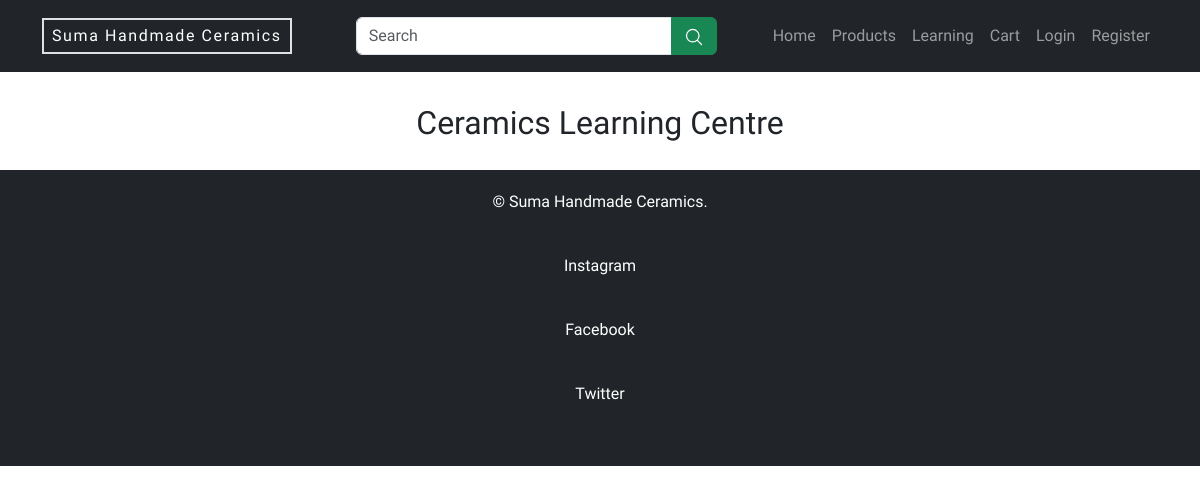
/learning.php, run on an earlier commit of the app's database.
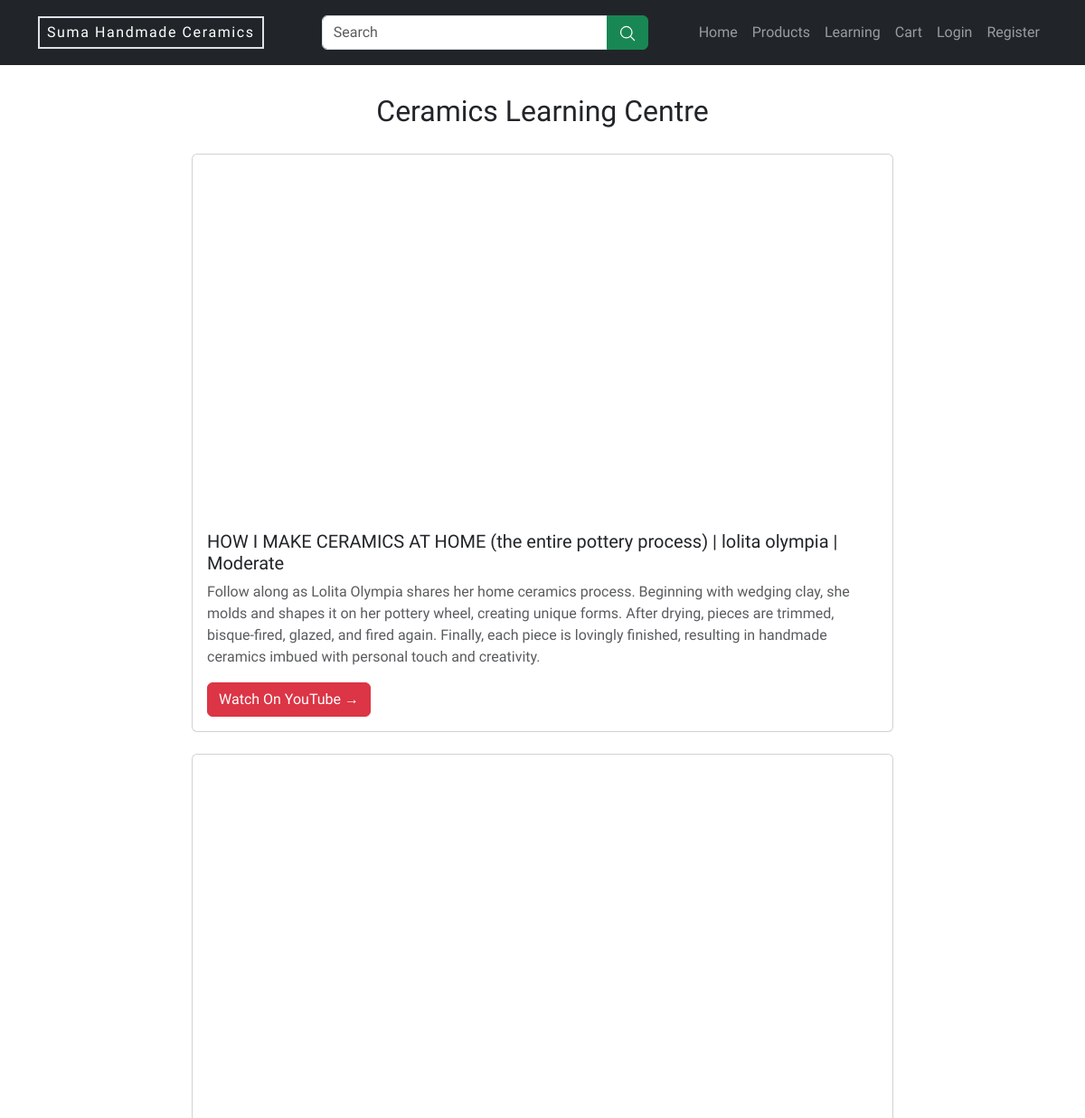
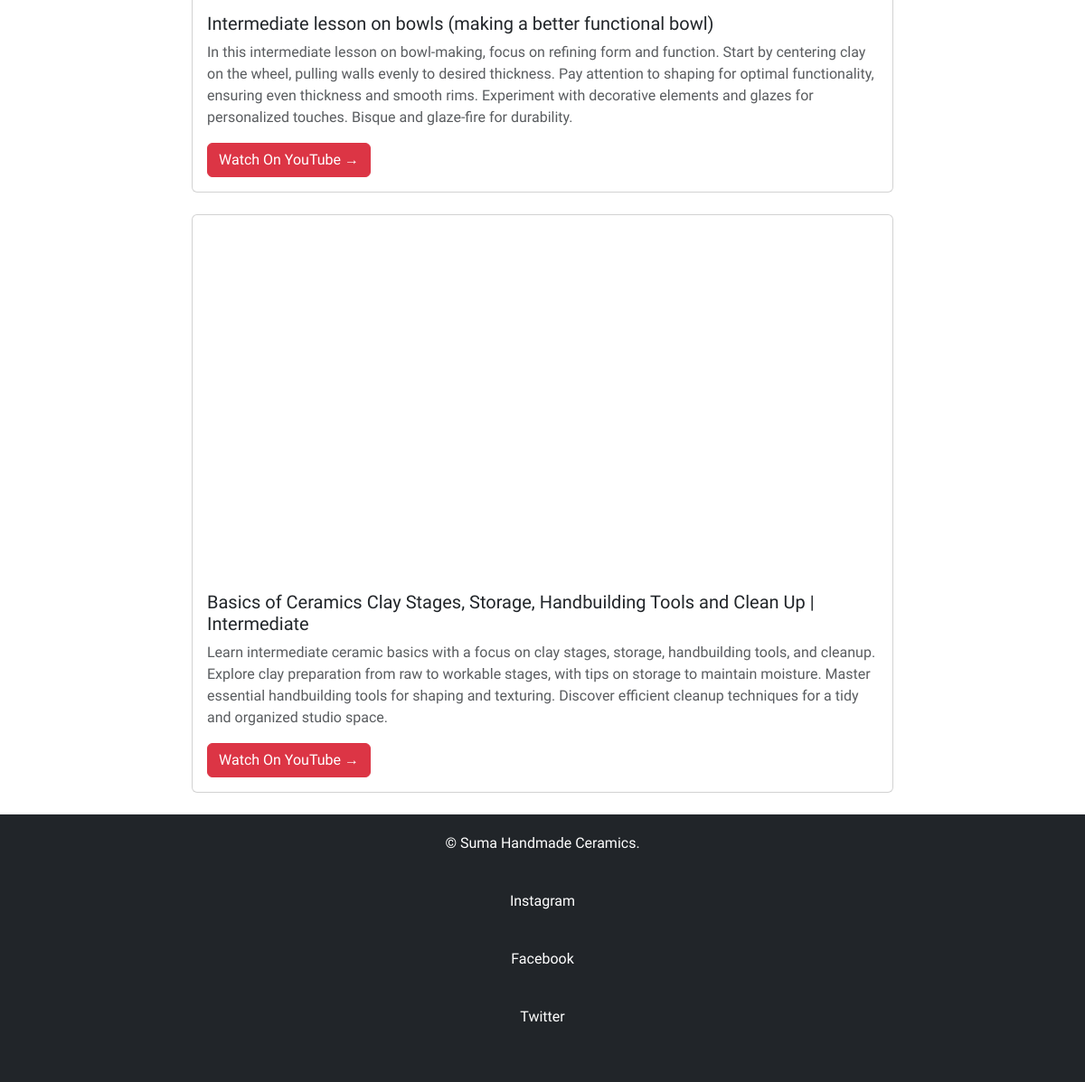
And on a later commit of the database (2 pictures, top to bottom).
### tables this page shows
CREATE TABLE videos (
    id INTEGER PRIMARY KEY AUTO_INCREMENT,
    video_link VARCHAR(255) NOT NULL,
    title VARCHAR(255) NOT NULL,
    description TEXT NOT NULL
);

### classes/db_conn.php (called while the page is built, shortened)
<?php
class DatabaseConn
{
    private $pdo;
    function __construct()
    {
        $pdo = new PDO("mysql:host=".DATABASE_HOST.";dbname=".DATABASE_NAME, DATABASE_USER, DATABASE_PASSWORD)
        or
        die('Database Error Occured');
        $this->pdo = $pdo;
    }
    function get_db_conn(){
        return $this->pdo;
    }
}
?>

### classes/video.php (called while the page is built, shortened)
<?php
class Video
{
    private $db;
    public function __construct(PDO $pdo)
    {
        $this->db = $pdo;
    }
    public function get_all_videos()
    {
        $stmt = $this->db->query("SELECT * FROM videos ORDER BY id ASC;");
        return $stmt->fetchAll();
    }
}

### learning.php (the view, shortened to what this page needs)
<?php
include("classes/db_conn.php");
include("classes/video.php");
$db_conn = new DatabaseConn();
$video = new Video($db_conn->get_db_conn());
$videos = $video->get_all_videos();
include("includes/header.php");
?>
<div class="container col-md-8 mt-5">
        <div class="mb-4 text-center">
        <h2 class="mb-3 pb-1">Ceramics Learning Centre</h2>
        </div>
      <?php foreach($videos as $video): ?>
        <div class="card mb-4">
            <iframe class="card-img-top" height="400" src="<?php echo $video['video_link']; ?>"></iframe>
                <div class="card-body">
                <h5 class="card-title"><?php echo $video['title']; ?></h5>
                <p class="card-text text-muted"><?php echo $video['description']; ?></p>
                <a href="https://www.youtube.com/watch?v=<?php echo basename(parse_url($video['video_link'], PHP_URL_PATH)); ?>"
                target="_blank" class="btn btn-danger">
                    Watch On YouTube &RightArrow;
                </a>
            </div>
        </div>
      <?php endforeach; ?>
</div>
<?php include("includes/footer.php"); ?>

### includes/header.php (shortened to what this page needs)
<!DOCTYPE html>
<html lang="en">
<head>
    <link rel="stylesheet" href="css/bootstrap.css">
</head>
<body>
    <nav class="navbar navbar-expand-lg navbar-dark bg-dark fixed-top py-3">
        <div class="container">
            <a class="navbar-brand border border-2 px-2 py-1 fs-6" style="letter-spacing: 0.1rem;" href="/">Suma Handmade Ceramics</a>
            <div class="collapse navbar-collapse" id="navbar-nav">
                <form method="GET" action="products.php" class="input-group px-lg-5 mt-3 mt-lg-0">
                    <input type="search" class="form-control" placeholder="Search" name="search">
                    <button class="btn btn-success" type="button">
                    <svg class="text-white" width="20" height="20" xmlns="http://www.w3.org/2000/svg" fill="none" viewBox="0 0 24 24" stroke-width="1.5" stroke="currentColor">
                        <path stroke-linecap="round" stroke-linejoin="round" d="m21 21-5.197-5.197m0 0A7.5 7.5 0 1 0 5.196 5.196a7.5 7.5 0 0 0 10.607 10.607Z" />
                        </svg>
                    </button>
                </form>
                <ul class="navbar-nav ms-auto">
                    <li class="nav-item">
                        <a class="nav-link" href="index.php">Home</a>
                    </li>
                    <li class="nav-item">
                        <a class="nav-link" href="products.php">Products</a>
                    </li>
                    <li class="nav-item">
                        <a class="nav-link" href="learning.php">Learning</a>
                    </li>
                    <li class="nav-item">
                        <a class="nav-link" href="cart.php">Cart</a>
                    </li>
                    <?php if(isset($_SESSION["user_data"])): ?>
                        <div class="dropdown">
                            <button class="nav-link dropdown-toggle" type="button" data-bs-toggle="dropdown"
                             aria-expanded="false">
                                <?php echo $_SESSION['user_data']['first_name']; ?>
                            </button>
                            <ul class="dropdown-menu dropdown-menu-end">
                                <li><a class="dropdown-item" href="account.php">My Account</a></li>
                                <li><a class="dropdown-item" href="logout.php?logout_user=1">Logout</a></li>
                            </ul>
                        </div>
                    <?php else: ?>
                        <li class="nav-item">
                            <a class="nav-link" href="login.php">Login</a>
                        </li>
                        <li class="nav-item">
                            <a class="nav-link" href="register.php">Register</a>
                        </li>
                   <?php endif; ?>
                </ul>
            </div>
        </div>
    </nav>

### includes/footer.php (shortened to what this page needs)
<footer class="footer bg-dark text-white">
    <div class="container">
        <p>&copy; <?php date("Y"); ?> Suma Handmade Ceramics.</p>
        <p>Instagram</p>
        <p>Facebook</p>
        <p>Twitter</p>
    </div>
</footer>
</body>
</html>

### includes/header.php (style rules this page uses)
:root { --bs-body-font-family: "Libre Franklin", sans-serif; }
body { padding-top: 56px; }
.footer { background-color: #f8f9fa; padding: 20px 0; text-align: center; }

What changed in the data, as far as the page shows it:
added videos: title "HOW I MAKE CERAMICS AT HOME (the entire pottery process) | lolita olympia | Moderate", description "Follow along as Lolita Olympia shares her home ceramics process. Beginning with wedging clay, she molds and shapes it on her pottery wheel, creating unique forms. After drying, pieces are trimmed, bisque-fired, glazed, and fired again. Finally, each piece is lovingly finished, resulting in handmade ceramics imbued with personal touch and creativity."
added videos: title "Intermediate lesson on bowls (making a better functional bowl)", description "In this intermediate lesson on bowl-making, focus on refining form and function. Start by centering clay on the wheel, pulling walls evenly to desired thickness. Pay attention to shaping for optimal functionality, ensuring even thickness and smooth rims. Experiment with decorative elements and glazes for personalized touches. Bisque and glaze-fire for durability."
added videos: title "Basics of Ceramics Clay Stages, Storage, Handbuilding Tools and Clean Up | Intermediate", description "Learn intermediate ceramic basics with a focus on clay stages, storage, handbuilding tools, and cleanup. Explore clay preparation from raw to workable stages, with tips on storage to maintain moisture. Master essential handbuilding tools for shaping and texturing. Discover efficient cleanup techniques for a tidy and organized studio space."
